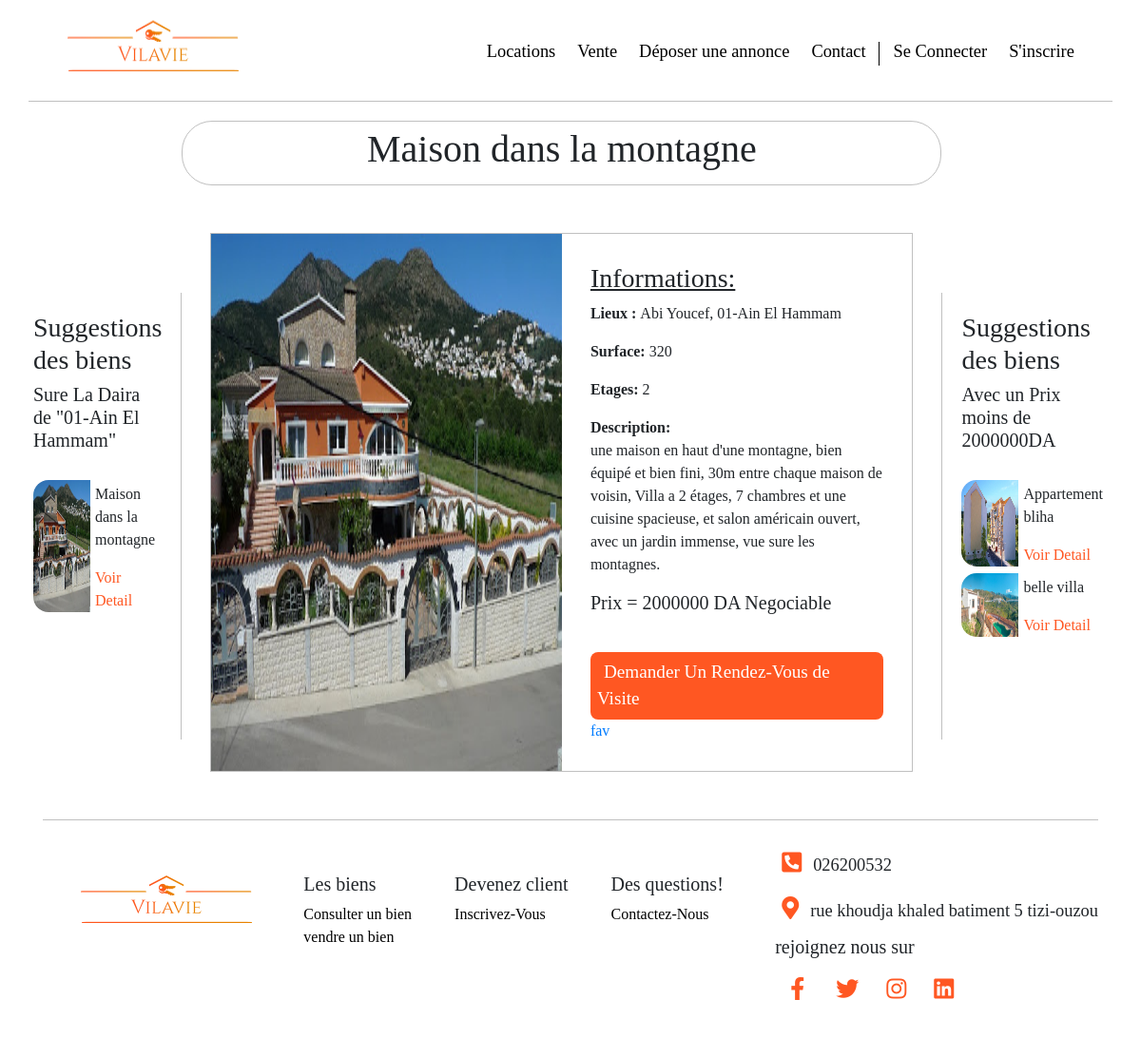
The page /pages/detail.php?id=67 on the database its author committed.
### tables this page shows
CREATE TABLE IF NOT EXISTS `biens` (
  `id` int(11) NOT NULL AUTO_INCREMENT,
  `titre` varchar(255) NOT NULL,
  `description` text NOT NULL,
  `daira` varchar(255) NOT NULL,
  `commune` varchar(255) NOT NULL,
  `surface` int(11) NOT NULL,
  `etage` int(11) NOT NULL,
  `prix` int(255) NOT NULL,
  `lien_img` varchar(1024) NOT NULL,
  `proprietaire` varchar(255) NOT NULL,
  PRIMARY KEY (`id`)
);

### pages/detail.php (the view, shortened to what this page needs)
<!DOCTYPE html>
<html lang="fr">
<head>
    <link rel="stylesheet" href="../style/style.css">
    <link rel="stylesheet" href="https://stackpath.bootstrapcdn.com/bootstrap/4.4.1/css/bootstrap.min.css">
    <link rel="stylesheet" href="https://cdnjs.cloudflare.com/ajax/libs/font-awesome/5.11.2/css/all.css">
</head>
<body>
<?php
include_once('../includes/header.php');
$db=new PDO('mysql:host=localhost;dbname=vilavie','root','',array(PDO::ATTR_ERRMODE => PDO::ERRMODE_EXCEPTION));
$detail_bien = $db->query('SELECT * FROM biens Where id="'.$_GET['id'].'"');
$choisie = $detail_bien->fetch();
?>
<div class="container-fluid d-flex justify-content-between fulldetail ">
<div class="suggestdetail d-flexbox flex-row" id="dairasugg">
<h3> Suggestions des biens </h3>
<h5> Sure La Daira de "<?php echo($choisie['daira']) ?>"</h5>
<div class="lesbienssugg">
<?php $bienrep = $db->query('SELECT id,titre, lien_img FROM biens Where daira="'.$choisie['daira'].'" LIMIT 0,3');
       while ($donne= $bienrep->fetch()){
         echo('<div class="d-flex suggcontainer" >
           <img src="../'.$donne['lien_img'].'" class="imgsuggestdetail" alt="l\'image du bien" >
           <div class="infosugg">
           <p>'.$donne['titre'].'</p>
            <a href="../pages/detail.php?id='.$donne['id'].'">Voir Detail</a>
            </div>
         </div>');}
?>
</div>
</div>
<div class="boxbien">
<div class="d-flex justify-content-center titrebien">
<h1> <?php echo($choisie['titre']) ?> </h1>
</div>
<div class="infobox d-flex">
<?php echo('<img class="imgdetail"src="../'. $choisie['lien_img'].'" alt="image du bien">') ?>
<div class="pointdetail">
<h3><u>Informations:</u></h3>
<?php
 echo('
<p><b> Lieux : </b>'.$choisie['commune'].', '.$choisie['daira'].'</p>
<p><b> Surface: </b>'.$choisie['surface'].'</p>
<p><b> Etages: </b>'.$choisie['etage'].'</p>
<p><b> Description:</b> <br/>'.$choisie['description'].' </p>
<h5> Prix = '.$choisie['prix'].' DA Negociable </h5>
<div class=" liendemanderdv">
<a href="./demande_rdv.php?id='.$choisie['id'].'" class="rdvdmdbien">Demander Un Rendez-Vous de Visite</a>
</div>
<a href="favoris.php?id_cl='.$_SESSION["id"].'&t=1&id= '.$choisie['id'].'"> fav </a>
');
 ?>
 </div>
</div>
</div>
<div class="suggestdetail d-flexbox flex-row " id="prixsugg">
<h3> Suggestions des biens </h3>
<h5> Avec un Prix moins de <?php echo($choisie['prix']) ?>DA</h5>
<div class="lesbienssugg" >
<?php $bienprix = $db->query('SELECT id,titre, lien_img FROM biens Where prix <'.$choisie['prix'].' LIMIT 0,4');
       while ($aproxis= $bienprix->fetch()){
         echo('<div class="d-flex suggcontainer" >
           <img src="../'.$aproxis['lien_img'].'" class="imgsuggestdetail" alt="l\'image du bien" >
           <div class="infosugg">
           <p>'.$aproxis['titre'].'</p>
            <a href="../pages/detail.php?id='.$aproxis['id'].'">Voir Detail</a>
            </div>
         </div>');}
?>
</div>
</div>
</div>
<?php
include_once("../includes/footer.php");
?>
</body>
</html>

### style/style.css (style rules this page uses)
html,body { overflow-x: hidden; margin: 0; padding: 0; height: 100%; background: #ffffff !important; font-family:Tahoma; }
.imgdetail { width:50%; }
.fulldetail { margin-top: 20px ; margin-bottom: 20px; font-family: initial; align-items: center; }
.lesbienssugg { margin-top: 30px; margin-bottom: 20px; }
.suggestdetail { width:230px; padding:20px; height:470px; margin-top:10%; }
.infobox { border:1px solid silver; margin: 30px; }
#dairasugg { border-right: 1px solid silver; }
#prixsugg { border-left: 1px solid silver; }
.pointdetail { padding:30px; font-family: inherit; width:50%; }
.suggcontainer { margin-bottom: 7px; width:100%; }
.infosugg>a { color:#ff5722; }
.infosugg { padding:3px 5px 0 5px; }
.imgsuggestdetail { width:60px; border-top-left-radius:1rem; border-bottom-left-radius:1rem; }
.titrebien { border: 1px solid silver; border-radius: 2rem; margin-bottom:50px; padding:5px; }
.liendemanderdv { background-color:#ff5722 ; margin-top:40px; padding: 7px; border-radius: 0.5rem; }
.rdvdmdbien { color:white ; font-size:1.2rem; padding: 7px; }

### rows shown on the page
biens: daira "01-Ain El Hammam", lien_img (picture), titre "Maison dans la montagne", commune "Abi Youcef", surface "320", etage "2", description "une maison en haut d'une montagne, bien équipé et bien fini, 30m entre chaque maison de voisin, Villa a 2 étages, 7 chambres et une cuisine spacieuse, et salon américain ouvert, avec un jardin immense, vue sure les montagnes.", prix "2000000"
biens: lien_img (picture), titre "Appartement bliha"
biens: lien_img (picture), titre "belle villa"
